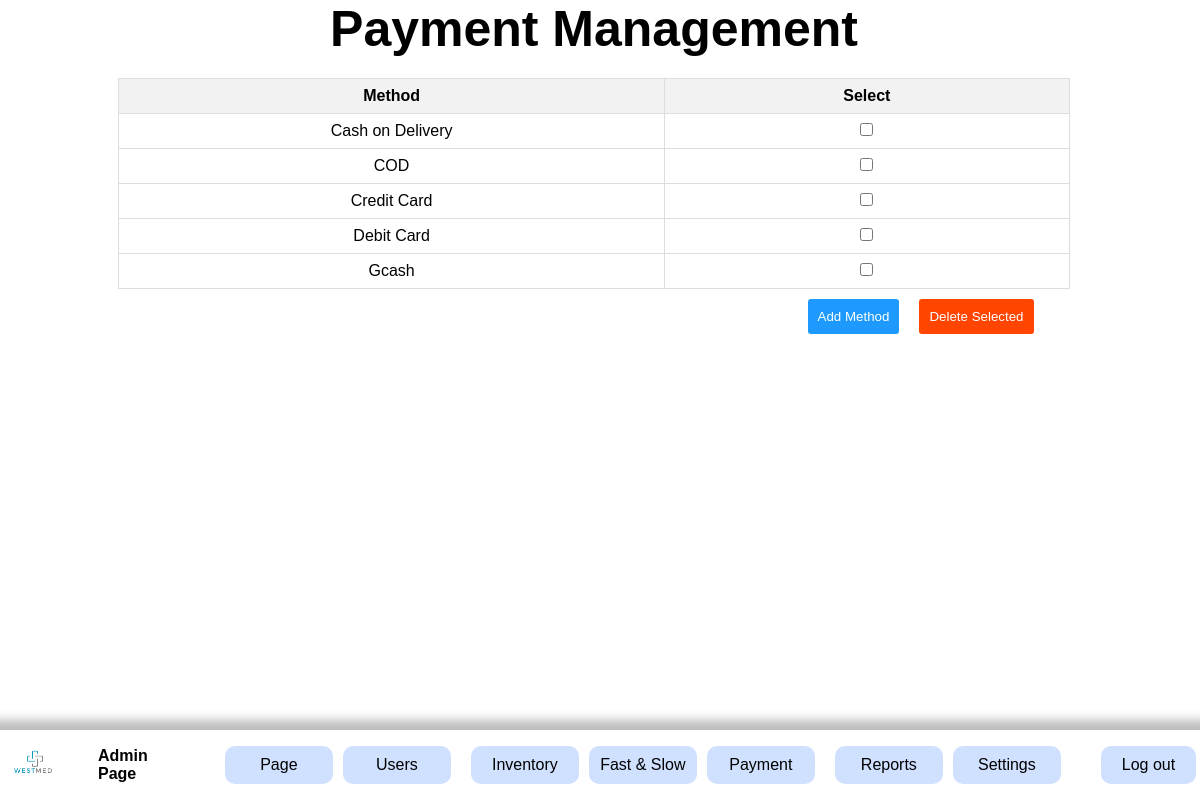
/addpayment.php, run on the app's committed database.
### tables this page shows
CREATE TABLE `page` (
  `ItemID` int(11) NOT NULL,
  `Itemname` varchar(50) NOT NULL,
  `value` varchar(200) NOT NULL
);

CREATE TABLE `paymethod` (
  `method_name` varchar(255) NOT NULL
);

### query.php (called while the page is built, shortened)
<?php
$queryPage = mysqli_query($con, "SELECT * FROM page WHERE ItemID IN (1, 2, 3, 4, 5)");
while ($rowPage = mysqli_fetch_assoc($queryPage)) {
    if ($rowPage["ItemID"] == 1) {
        $logo = $rowPage["value"];
    } elseif ($rowPage["ItemID"] == 2) {
        $companyname = $rowPage["value"];
    } elseif ($rowPage["ItemID"] == 3) {
        $backgroundimg = $rowPage["value"];
    } elseif ($rowPage["ItemID"] == 4) {
        $backgroundcolor = $rowPage["value"];
    } elseif ($rowPage["ItemID"] == 5) {
        $color = $rowPage["value"];
    }
}

### addpayment.php (the view, shortened to what this page needs)
<!DOCTYPE html>
<html lang="en">
<head>
    <link rel="stylesheet" href="css/admin.css">
    <link rel="stylesheet" href="css/blockuser.css">
</head>
<?php
include("connect.php");
include("query.php");
$query = "SELECT * FROM paymethod";
$result = mysqli_query($con, $query);
?>
<body>
    <?php include 'aheader.php'; ?>
    <section>
        <div class="wrapper" id="page">
            <h1 style="font-size: 50px">Payment Management</h1>
            <table class="user-table">
                <thead>
                    <tr>
                        <th>Method</th>
                        <th>Select</th>
                    </tr>
                </thead>
                <tbody>
                    <?php while ($row = mysqli_fetch_assoc($result)) : ?>
                        <?php $userId = $row['method_name']; ?>
                        <tr id="user-row-<?= $userId ?>">
                            <td>
                                <?= $userId ?>
                            </td>
                            <td style="min-width: 86px;">
                                <input type="checkbox" class="delete-checkbox" data-userid="<?= $userId ?>">
                            </td>
                        </tr>
                    <?php endwhile; ?>
                </tbody>
            </table>
            <div id="delete">
                <a href="addmethod.php"><button class="Signup">Add Method</button></a>
                <button class="delete" onclick="deleteSelectedRows()">Delete Selected</button>
            </div>
        </div>
    </section>
</body>
</html>

### aheader.php (shortened to what this page needs)
<header>
    <a href="admin.php"><img src="<?php echo $logo ?>" width="50" alt="Logo"></a>
    <div class="logoname"><a href="#"><strong>Admin Page</strong></a></div>
    <div class="header">
        <a class="a" href="admin.php#page">Page</a>
        <a class="a" href="blockuser.php">Users</a><br>
        <a class="a" href="admin.php#inventory">Inventory</a>
        <a class="a" href="admin.php#dashboard">Fast & Slow</a>
        <a class="a" href="paymenthistory.php?search=&start_date=&end_date=&submit=">Payment</a><br>
        <a class="a" href="printreport.php">Reports</a>
        <a onclick='showSettingsPopup()' class="a" href="#settings">Settings</a>
    </div>
    <a class="a" id="logout" href="logout.php">Log out</a>
</header>

### css/admin.css (style rules this page uses)
* { font-family: Arial, Helvetica, sans-serif; scroll-behavior: smooth; transition: 0.6s ease; max-width: 99vw; padding: 0px; margin: 0px; box-sizing: inherit; }
a { text-decoration: none; color: black; }
header { background-color: white; z-index: 1; width: 100%; position: fixed; display: flex; flex-direction: row; align-items: center; padding: 8px; box-shadow: 0px 0px 10px 10px #00000044; bottom: 0px; flex-direction: row; gap: 40px; }
header .a { width: 88px; background-color: #0059ff2f; text-align: center; padding: 10px; border-radius: 10px; }
.header { display: flex; gap: 10px; align-items: center; flex-direction: row; }
.wrapper { display: flex; flex-direction: column; align-items: center; }
#logout { margin-left: auto; width: 80px; }

### css/blockuser.css (style rules this page uses)
.user-table { width: 80%; border-collapse: collapse; margin-top: 20px; }
.user-table th, .user-table td { border: 1px solid #dddddd; text-align: center; padding: 8px; }
.delete { padding: 10px; cursor: pointer; background-color: orangered; color: white; border: none; border-radius: 3px; transition: background-color 0.3s; }
.Signup { padding: 10px; cursor: pointer; background-color: #1E9AFE; color: white; border: none; border-radius: 3px; transition: background-color 0.3s; }
#delete { margin-top: 10px; display: flex; width: 74%; justify-content: flex-end; gap: 20px; }
.user-table th { background-color: #f2f2f2; }

### data on the page
page: value (picture)
paymethod: method_name "Cash on Delivery"
paymethod: method_name "COD"
paymethod: method_name "Credit Card"
paymethod: method_name "Debit Card"
paymethod: method_name "Gcash"
